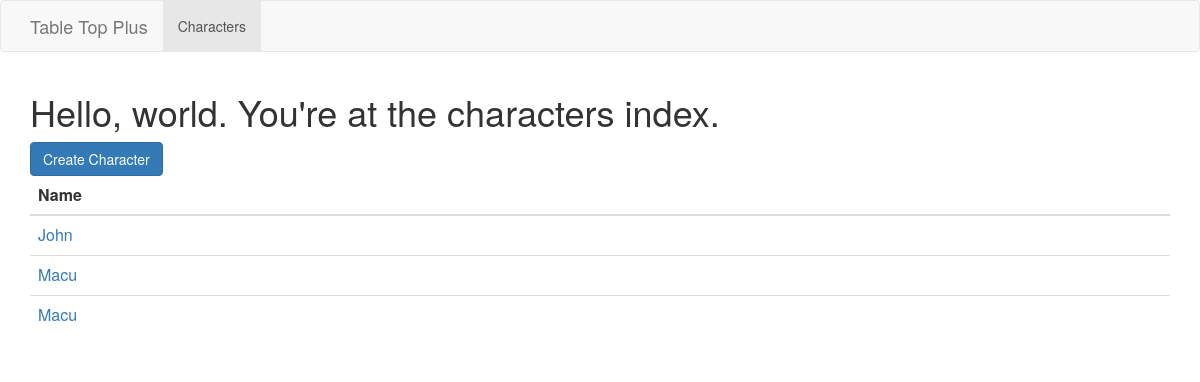
Page /characters/ on the earlier database version.
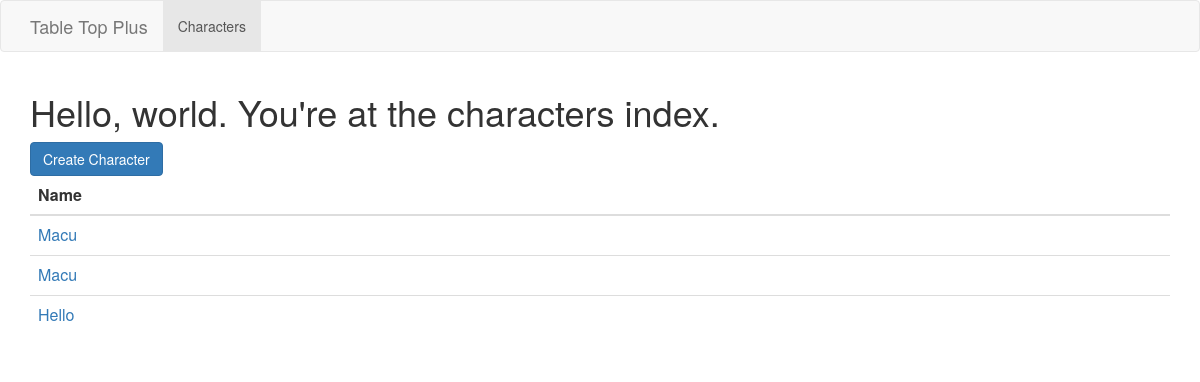
Same page on the later database version.
### characters/models.py (models this page shows, shortened)
class Character(models.Model):
    name = models.CharField(max_length=200)
    created = models.DateTimeField(auto_now_add=True)
    updated = models.DateTimeField(auto_now=True)

### characters/views.py (the view)
class Index(generic.ListView):
    model = Character
    context_object_name = 'characters'

### characters/templates/characters/character_list.html
{% extends "base.html" %}
{% load staticfiles %}
{% block styles %}
    <link rel="stylesheet" type="text/css" href="{% static 'characters/styles/style.css' %}"/>
{% endblock %}
{% block content %}
    <h1>Hello, world. You're at the characters index.</h1>
    <a class="btn btn-primary" href="{% url 'characters:create' %}">Create Character</a>
    <table class="table">
        <thead>
        <tr>
            <th>Name</th>
        </tr>
        </thead>
        <tbody>
        {% for character in characters %}
            <tr>
                <td>
                    <a href="{% url 'characters:detail' character.id %}">{{ character.name }}</a>
                </td>
            </tr>
        {% endfor %}
        </tbody>
    </table>
{% endblock %}

Differences in the rows shown:
removed Character: name "John"
added Character: name "Hello"
